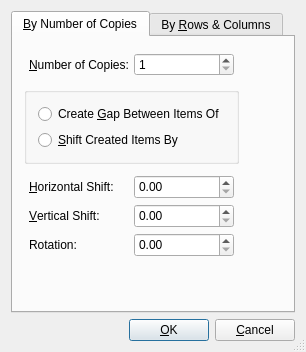
<?xml version="1.0" encoding="UTF-8"?>
<ui version="4.0">
 <class>MultipleDuplicate</class>
 <widget class="QDialog" name="MultipleDuplicate">
  <property name="geometry">
   <rect>
    <x>0</x>
    <y>0</y>
    <width>306</width>
    <height>352</height>
   </rect>
  </property>
  <property name="windowTitle">
   <string>Multiple Duplicate</string>
  </property>
  <property name="sizeGripEnabled">
   <bool>true</bool>
  </property>
  <layout class="QVBoxLayout">
   <item>
    <widget class="QTabWidget" name="tabWidget">
     <property name="sizePolicy">
      <sizepolicy hsizetype="Expanding" vsizetype="MinimumExpanding">
       <horstretch>0</horstretch>
       <verstretch>0</verstretch>
      </sizepolicy>
     </property>
     <property name="currentIndex">
      <number>0</number>
     </property>
     <property name="usesScrollButtons">
      <bool>false</bool>
     </property>
     <widget class="QWidget" name="tab">
      <attribute name="title">
       <string>&amp;By Number of Copies</string>
      </attribute>
      <layout class="QVBoxLayout">
       <item>
        <layout class="QHBoxLayout">
         <item>
          <layout class="QVBoxLayout">
           <item>
            <layout class="QHBoxLayout">
             <property name="spacing">
              <number>5</number>
             </property>
             <property name="leftMargin">
              <number>5</number>
             </property>
             <property name="topMargin">
              <number>5</number>
             </property>
             <property name="rightMargin">
              <number>5</number>
             </property>
             <property name="bottomMargin">
              <number>5</number>
             </property>
             <item>
              <widget class="QLabel" name="numberOfCopiesLabel">
               <property name="text">
                <string>&amp;Number of Copies:</string>
               </property>
               <property name="wordWrap">
                <bool>false</bool>
               </property>
               <property name="buddy">
                <cstring>numberOfCopiesSpinBox</cstring>
               </property>
              </widget>
             </item>
             <item>
              <widget class="QSpinBox" name="numberOfCopiesSpinBox">
               <property name="minimum">
                <number>1</number>
               </property>
               <property name="maximum">
                <number>999</number>
               </property>
              </widget>
             </item>
            </layout>
           </item>
           <item>
            <widget class="QGroupBox" name="copiesCreateButtonGroup">
             <property name="title">
              <string/>
             </property>
             <layout class="QVBoxLayout">
              <item>
               <widget class="QRadioButton" name="createGapRadioButton">
                <property name="text">
                 <string>Create &amp;Gap Between Items Of</string>
                </property>
                <property name="shortcut">
                 <string>Alt+G</string>
                </property>
               </widget>
              </item>
              <item>
               <widget class="QRadioButton" name="shiftCreatedItemsRadioButton">
                <property name="text">
                 <string>&amp;Shift Created Items By</string>
                </property>
                <property name="shortcut">
                 <string>Alt+S</string>
                </property>
               </widget>
              </item>
             </layout>
            </widget>
           </item>
           <item>
            <layout class="QGridLayout">
             <property name="leftMargin">
              <number>5</number>
             </property>
             <property name="topMargin">
              <number>5</number>
             </property>
             <property name="rightMargin">
              <number>5</number>
             </property>
             <property name="bottomMargin">
              <number>5</number>
             </property>
             <property name="spacing">
              <number>5</number>
             </property>
             <item row="0" column="0">
              <widget class="QLabel" name="horizShiftLabel">
               <property name="text">
                <string>&amp;Horizontal Shift:</string>
               </property>
               <property name="wordWrap">
                <bool>false</bool>
               </property>
               <property name="buddy">
                <cstring>horizShiftSpinBox</cstring>
               </property>
              </widget>
             </item>
             <item row="2" column="1">
              <widget class="ScrSpinBox" name="rotationSpinBox">
               <property name="minimumSize">
                <size>
                 <width>50</width>
                 <height>24</height>
                </size>
               </property>
              </widget>
             </item>
             <item row="1" column="1">
              <widget class="ScrSpinBox" name="vertShiftSpinBox">
               <property name="minimumSize">
                <size>
                 <width>50</width>
                 <height>24</height>
                </size>
               </property>
              </widget>
             </item>
             <item row="2" column="0">
              <widget class="QLabel" name="rotationLabel">
               <property name="text">
                <string>Rotation:</string>
               </property>
               <property name="wordWrap">
                <bool>false</bool>
               </property>
              </widget>
             </item>
             <item row="0" column="1">
              <widget class="ScrSpinBox" name="horizShiftSpinBox">
               <property name="minimumSize">
                <size>
                 <width>50</width>
                 <height>24</height>
                </size>
               </property>
              </widget>
             </item>
             <item row="1" column="0">
              <widget class="QLabel" name="vertShiftLabel">
               <property name="text">
                <string>&amp;Vertical Shift:</string>
               </property>
               <property name="wordWrap">
                <bool>false</bool>
               </property>
               <property name="buddy">
                <cstring>vertShiftSpinBox</cstring>
               </property>
              </widget>
             </item>
            </layout>
           </item>
          </layout>
         </item>
         <item>
          <spacer>
           <property name="orientation">
            <enum>Qt::Horizontal</enum>
           </property>
           <property name="sizeType">
            <enum>QSizePolicy::Expanding</enum>
           </property>
           <property name="sizeHint" stdset="0">
            <size>
             <width>10</width>
             <height>10</height>
            </size>
           </property>
          </spacer>
         </item>
        </layout>
       </item>
       <item>
        <spacer>
         <property name="orientation">
          <enum>Qt::Vertical</enum>
         </property>
         <property name="sizeType">
          <enum>QSizePolicy::Expanding</enum>
         </property>
         <property name="sizeHint" stdset="0">
          <size>
           <width>5</width>
           <height>2</height>
          </size>
         </property>
        </spacer>
       </item>
      </layout>
     </widget>
     <widget class="QWidget" name="tab2">
      <attribute name="title">
       <string>By &amp;Rows &amp;&amp; Columns</string>
      </attribute>
      <layout class="QVBoxLayout">
       <property name="leftMargin">
        <number>0</number>
       </property>
       <property name="topMargin">
        <number>0</number>
       </property>
       <property name="rightMargin">
        <number>0</number>
       </property>
       <property name="bottomMargin">
        <number>0</number>
       </property>
       <item>
        <layout class="QHBoxLayout">
         <item>
          <layout class="QGridLayout">
           <property name="leftMargin">
            <number>5</number>
           </property>
           <property name="topMargin">
            <number>5</number>
           </property>
           <property name="rightMargin">
            <number>5</number>
           </property>
           <property name="bottomMargin">
            <number>5</number>
           </property>
           <property name="spacing">
            <number>5</number>
           </property>
           <item row="3" column="0">
            <widget class="QLabel" name="vertRCLabel">
             <property name="text">
              <string>Vertical Gap:</string>
             </property>
             <property name="wordWrap">
              <bool>false</bool>
             </property>
            </widget>
           </item>
           <item row="0" column="1">
            <widget class="QSpinBox" name="gridRowsSpinBox">
             <property name="minimum">
              <number>1</number>
             </property>
             <property name="maximum">
              <number>999</number>
             </property>
            </widget>
           </item>
           <item row="2" column="1">
            <widget class="ScrSpinBox" name="horizRCGapSpinBox">
             <property name="minimumSize">
              <size>
               <width>50</width>
               <height>24</height>
              </size>
             </property>
            </widget>
           </item>
           <item row="2" column="0">
            <widget class="QLabel" name="horizRCLabel">
             <property name="text">
              <string>Horizontal Gap:</string>
             </property>
             <property name="wordWrap">
              <bool>false</bool>
             </property>
            </widget>
           </item>
           <item row="1" column="1">
            <widget class="QSpinBox" name="gridColsSpinBox">
             <property name="minimum">
              <number>1</number>
             </property>
             <property name="maximum">
              <number>999</number>
             </property>
            </widget>
           </item>
           <item row="0" column="0">
            <widget class="QLabel" name="numberOfRowsLabel">
             <property name="text">
              <string>Number of Rows:</string>
             </property>
             <property name="wordWrap">
              <bool>false</bool>
             </property>
            </widget>
           </item>
           <item row="3" column="1">
            <widget class="ScrSpinBox" name="vertRCGapSpinBox">
             <property name="minimumSize">
              <size>
               <width>50</width>
               <height>24</height>
              </size>
             </property>
            </widget>
           </item>
           <item row="1" column="0">
            <widget class="QLabel" name="numberOfColumnsLabel">
             <property name="text">
              <string>Number of Columns:</string>
             </property>
             <property name="wordWrap">
              <bool>false</bool>
             </property>
            </widget>
           </item>
          </layout>
         </item>
         <item>
          <spacer>
           <property name="orientation">
            <enum>Qt::Horizontal</enum>
           </property>
           <property name="sizeType">
            <enum>QSizePolicy::Minimum</enum>
           </property>
           <property name="sizeHint" stdset="0">
            <size>
             <width>5</width>
             <height>5</height>
            </size>
           </property>
          </spacer>
         </item>
        </layout>
       </item>
       <item>
        <spacer>
         <property name="orientation">
          <enum>Qt::Vertical</enum>
         </property>
         <property name="sizeType">
          <enum>QSizePolicy::Minimum</enum>
         </property>
         <property name="sizeHint" stdset="0">
          <size>
           <width>20</width>
           <height>20</height>
          </size>
         </property>
        </spacer>
       </item>
      </layout>
     </widget>
    </widget>
   </item>
   <item>
    <layout class="QHBoxLayout">
     <item>
      <spacer>
       <property name="orientation">
        <enum>Qt::Horizontal</enum>
       </property>
       <property name="sizeType">
        <enum>QSizePolicy::Expanding</enum>
       </property>
       <property name="sizeHint" stdset="0">
        <size>
         <width>20</width>
         <height>20</height>
        </size>
       </property>
      </spacer>
     </item>
     <item>
      <widget class="QPushButton" name="buttonOk">
       <property name="text">
        <string>&amp;OK</string>
       </property>
       <property name="shortcut">
        <string/>
       </property>
       <property name="autoDefault">
        <bool>true</bool>
       </property>
       <property name="default">
        <bool>true</bool>
       </property>
      </widget>
     </item>
     <item>
      <widget class="QPushButton" name="buttonCancel">
       <property name="text">
        <string>&amp;Cancel</string>
       </property>
       <property name="shortcut">
        <string/>
       </property>
       <property name="autoDefault">
        <bool>true</bool>
       </property>
      </widget>
     </item>
    </layout>
   </item>
  </layout>
 </widget>
 <layoutdefault spacing="6" margin="11"/>
 <customwidgets>
  <customwidget>
   <class>ScrSpinBox</class>
   <extends>QDoubleSpinBox</extends>
   <header>ui/scrspinbox.h</header>
  </customwidget>
 </customwidgets>
 <tabstops>
  <tabstop>tabWidget</tabstop>
  <tabstop>numberOfCopiesSpinBox</tabstop>
  <tabstop>createGapRadioButton</tabstop>
  <tabstop>shiftCreatedItemsRadioButton</tabstop>
  <tabstop>horizShiftSpinBox</tabstop>
  <tabstop>vertShiftSpinBox</tabstop>
  <tabstop>rotationSpinBox</tabstop>
  <tabstop>gridRowsSpinBox</tabstop>
  <tabstop>gridColsSpinBox</tabstop>
  <tabstop>horizRCGapSpinBox</tabstop>
  <tabstop>vertRCGapSpinBox</tabstop>
  <tabstop>buttonOk</tabstop>
  <tabstop>buttonCancel</tabstop>
 </tabstops>
 <includes>
  <include location="local">ui/scrspinbox.h</include>
  <include location="local">ui/scrspinbox.h</include>
  <include location="local">ui/scrspinbox.h</include>
  <include location="local">ui/scrspinbox.h</include>
  <include location="local">ui/scrspinbox.h</include>
 </includes>
 <resources/>
 <connections>
  <connection>
   <sender>buttonOk</sender>
   <signal>clicked()</signal>
   <receiver>MultipleDuplicate</receiver>
   <slot>accept()</slot>
   <hints>
    <hint type="sourcelabel">
     <x>147</x>
     <y>326</y>
    </hint>
    <hint type="destinationlabel">
     <x>20</x>
     <y>20</y>
    </hint>
   </hints>
  </connection>
  <connection>
   <sender>buttonCancel</sender>
   <signal>clicked()</signal>
   <receiver>MultipleDuplicate</receiver>
   <slot>reject()</slot>
   <hints>
    <hint type="sourcelabel">
     <x>230</x>
     <y>326</y>
    </hint>
    <hint type="destinationlabel">
     <x>20</x>
     <y>20</y>
    </hint>
   </hints>
  </connection>
 </connections>
</ui>
